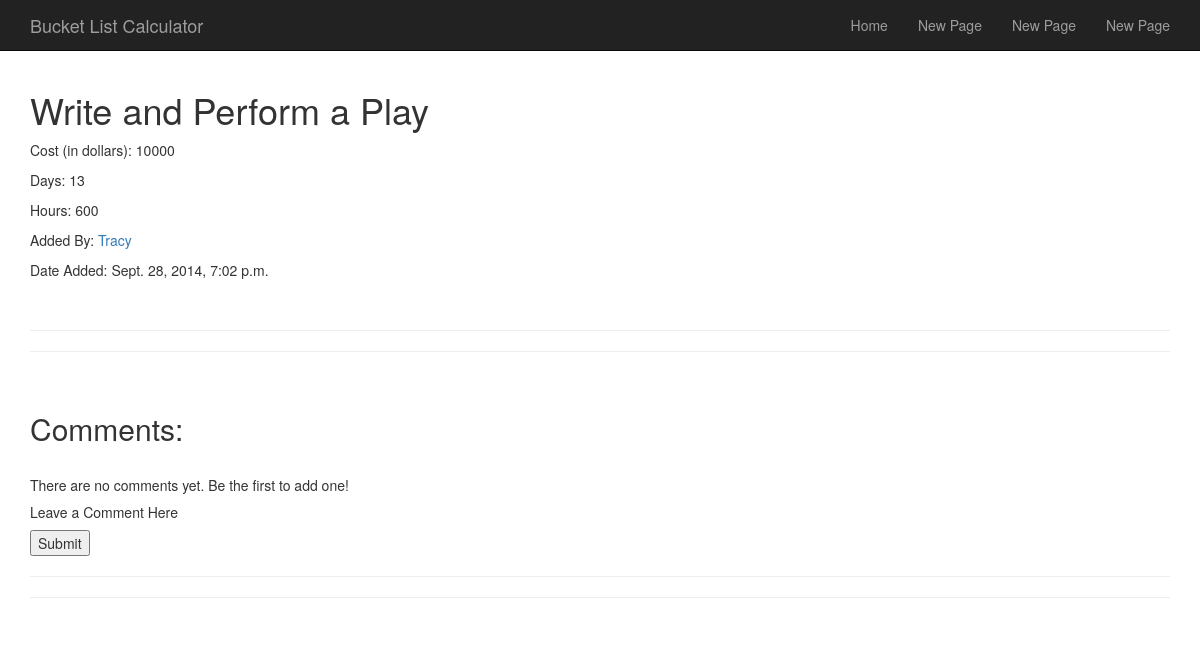
Page /bucketlist/item/165/ (signed in) on the earlier database version.
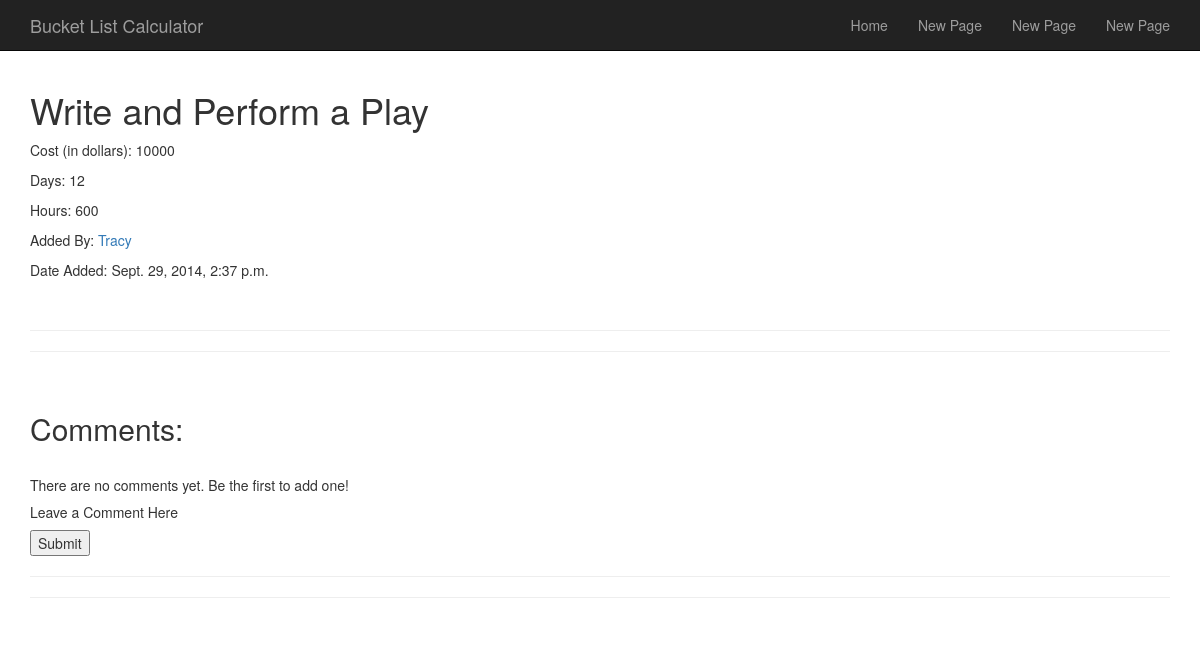
Same page on the later database version.
### BucketList/models.py (models this page shows, shortened)
class BucketListItem(models.Model):
    text = models.CharField(max_length = 200)
    pub_by = models.ForeignKey(User,editable = False)
    pub_date = models.DateTimeField(editable=False)
    goal_type = models.CharField(choices = CHOICES, max_length = 200)
    cost = models.IntegerField(max_length = 20)
    time = models.IntegerField(max_length = 20)
    hours = models.IntegerField(max_length = 20)
    crossed_off = models.BooleanField(editable = False)
    def __unicode__(self):
        return self.text
    def recently_added(self):
        return self.pub_date >= timezone.now() - datetime.timedelta(days = 1)
    recently_added.boolean = True

### BucketList/views.py (the view)
# urls.py: url(r'^item/(?P<id>\w+)/', views.index_items, name = 'index items'),
@login_required
def index_items(request, id):
    item = BucketListItem.objects.get(pk = id)
    current_user = UserProfile.objects.get(pk = request.user.id)
    comments = Comment.objects.filter(item = item)
    if request.POST:
        form = CommentForm(request.POST)
        if form.is_valid():
            body = form.cleaned_data['body']
            my_model = form.save(commit = False)
            my_model.created = timezone.now()
            my_model.author = current_user.user
            my_model.item = item
            my_model.body = body
            my_model.save()
            form = CommentForm()
    else:
        form = CommentForm()
    context = {'item': item,
                      'id': id,
                      'comments': comments,
                      'form': form,
                      }
    return render(request, 'BucketList/index_items.html', context)

### BucketList/templates/BucketList/index_items.html (shortened to what this page needs)
{% extends 'base.html' %}
{% block content %}
{% if item %}
    {% if item.crossed_off %}
        <h1 style="text-decoration: line-through;">{{item}}</h1>
    {% else %}
        <h1>{{item}}</h1>
    {% endif %}
        <p>Cost (in dollars):   {{item.cost}}</p>
        <p>Days:   {{item.time}}</p>
        <p>Hours: {{item.hours}}</p>
        <p>Added By:   <a href='/bucketlist/userstats/{{item.pub_by}}/'>{{item.pub_by}}</a></p>
        {% load avatar_tags %}
        <p>Date Added:   {{item.pub_date}}</p>
        <br>
        <hr>
        <hr>
        <br>
        <h2>Comments:</h2>
        <br>
        {% if comments %}
            {% for comment in comments %}
                <div>
                    <h3>{{comment.author}}</h3>
                    {% avatar comment.author 30 %}
                    <h5>{{comment.created}}</h3>
                    <p>{{comment.body}}</h3>
                </div>
                <hr>
            {% endfor %}
        {% else %}
            <p>There are no comments yet.  Be the first to add one!</p>
        {% endif %}
        <h5>Leave a Comment Here</h5>
        <form action="/bucketlist/item/{{id}}/" method = "post">
            <input type = "submit" value = "Submit">
        </form>
{% else %}
    <p>There seems to have been an error.</p>
{% endif %}
{% endblock content %}

### templates/base.html (shortened to what this page needs)
<!DOCTYPE html>
<html lang="en">
<head>
    {% load bootstrap3 %}
    {% bootstrap_css %}
</head>
<body>
<header class = "navbar navbar-inverse navbar-fixed-top" role = "banner">
    <div class = "container">
        <div class ="navbar-header">
            <a href="/bucketlist/" class ="navbar-brand">Bucket List Calculator</a>
        </div>
        <div class = "collapse navbar-collapse" id = "dropdown">
            <ul class = "nav navbar-nav navbar-right" role = "navigation">
                <li><a href="#">Home</a></li>
                <li><a href="#">New Page</a></li>
                <li><a href="#">New Page</a></li>
                <li><a href="#">New Page</a></li>
            </ul>
        </div>
    </div>
</header>
<div class = "container">
    {% block content %}
    {% endblock %}
    <hr>
    <hr>
</div>
    </body>
</html>

### templates/base.html (style rules this page uses)
body { padding-top: 70px; }

Differences in the rows shown:
changed BucketListItem "Write and Perform a Play": time "13" → "12"; pub_date "Sept. 28, 2014, 7:02 p.m." → "Sept. 29, 2014, 2:37 p.m."
